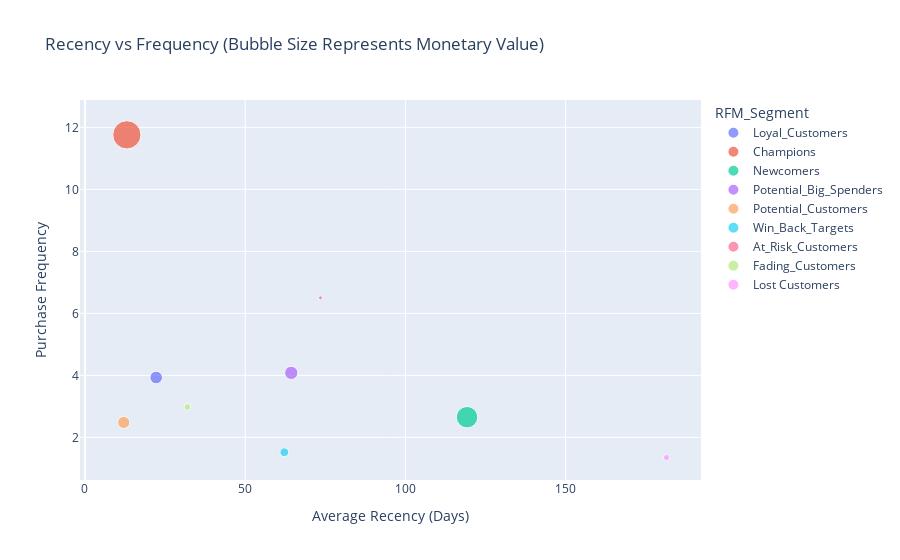

Notebook cell for this chart:
### Code cell
# Creating the second plot: Recency vs. Frequency with size representing Monetary
fig2 = px.scatter(
    rfm_summary,
    x="Recency",
    y="Frequency",
    size="Monetary",
    color="RFM_Segment",
    title="Recency vs Frequency (Bubble Size Represents Monetary Value)",
    labels={"Recency": "Average Recency (Days)", "Frequency": "Purchase Frequency"},
    hover_name="RFM_Segment",
)
fig2.show()

### Figure 1 — Plotly figure (JSON) as saved in the notebook; plotly's stock layout.template omitted (floating-point values rounded to 4 significant figures)
{"data": [{"hovertemplate": "<b>%{hovertext}</b><br><br>RFM_Segment=Loyal_Customers<br>Average Recency (Days)=%{x}<br>Purchase Frequency=%{y}<br>Monetary=%{marker.size}<extra></extra>", "hovertext": ["Loyal_Customers"], "legendgroup": "Loyal_Customers", "marker": {"color": "#636efa", "size": [1287.0], "sizemode": "area", "sizeref": 16.33, "symbol": "circle"}, "mode": "markers", "name": "Loyal_Customers", "orientation": "v", "showlegend": true, "type": "scatter", "x": [22.22], "xaxis": "x", "y": [3.93], "yaxis": "y"}, {"hovertemplate": "<b>%{hovertext}</b><br><br>RFM_Segment=Champions<br>Average Recency (Days)=%{x}<br>Purchase Frequency=%{y}<br>Monetary=%{marker.size}<extra></extra>", "hovertext": ["Champions"], "legendgroup": "Champions", "marker": {"color": "#EF553B", "size": [6531.0], "sizemode": "area", "sizeref": 16.33, "symbol": "circle"}, "mode": "markers", "name": "Champions", "orientation": "v", "showlegend": true, "type": "scatter", "x": [13.07], "xaxis": "x", "y": [11.76], "yaxis": "y"}, {"hovertemplate": "<b>%{hovertext}</b><br><br>RFM_Segment=Newcomers<br>Average Recency (Days)=%{x}<br>Purchase Frequency=%{y}<br>Monetary=%{marker.size}<extra></extra>", "hovertext": ["Newcomers"], "legendgroup": "Newcomers", "marker": {"color": "#00cc96", "size": [3765.0], "sizemode": "area", "sizeref": 16.33, "symbol": "circle"}, "mode": "markers", "name": "Newcomers", "orientation": "v", "showlegend": true, "type": "scatter", "x": [119.2], "xaxis": "x", "y": [2.65], "yaxis": "y"}, {"hovertemplate": "<b>%{hovertext}</b><br><br>RFM_Segment=Potential_Big_Spenders<br>Average Recency (Days)=%{x}<br>Purchase Frequency=%{y}<br>Monetary=%{marker.size}<extra></extra>", "hovertext": ["Potential_Big_Spenders"], "legendgroup": "Potential_Big_Spenders", "marker": {"color": "#ab63fa", "size": [1439.0], "sizemode": "area", "sizeref": 16.33, "symbol": "circle"}, "mode": "markers", "name": "Potential_Big_Spenders", "orientation": "v", "showlegend": true, "type": "scatter", "x": [64.38], "xaxis": "x", "y": [4.08], "yaxis": "y"}, {"hovertemplate": "<b>%{hovertext}</b><br><br>RFM_Segment=Potential_Customers<br>Average Recency (Days)=%{x}<br>Purchase Frequency=%{y}<br>Monetary=%{marker.size}<extra></extra>", "hovertext": ["Potential_Customers"], "legendgroup": "Potential_Customers", "marker": {"color": "#FFA15A", "size": [1205.0], "sizemode": "area", "sizeref": 16.33, "symbol": "circle"}, "mode": "markers", "name": "Potential_Customers", "orientation": "v", "showlegend": true, "type": "scatter", "x": [12.1], "xaxis": "x", "y": [2.48], "yaxis": "y"}, {"hovertemplate": "<b>%{hovertext}</b><br><br>RFM_Segment=Win_Back_Targets<br>Average Recency (Days)=%{x}<br>Purchase Frequency=%{y}<br>Monetary=%{marker.size}<extra></extra>", "hovertext": ["Win_Back_Targets"], "legendgroup": "Win_Back_Targets", "marker": {"color": "#19d3f3", "size": [630.6], "sizemode": "area", "sizeref": 16.33, "symbol": "circle"}, "mode": "markers", "name": "Win_Back_Targets", "orientation": "v", "showlegend": true, "type": "scatter", "x": [62.22], "xaxis": "x", "y": [1.52], "yaxis": "y"}, {"hovertemplate": "<b>%{hovertext}</b><br><br>RFM_Segment=At_Risk_Customers<br>Average Recency (Days)=%{x}<br>Purchase Frequency=%{y}<br>Monetary=%{marker.size}<extra></extra>", "hovertext": ["At_Risk_Customers"], "legendgroup": "At_Risk_Customers", "marker": {"color": "#FF6692", "size": [135.6], "sizemode": "area", "sizeref": 16.33, "symbol": "circle"}, "mode": "markers", "name": "At_Risk_Customers", "orientation": "v", "showlegend": true, "type": "scatter", "x": [73.5], "xaxis": "x", "y": [6.5], "yaxis": "y"}, {"hovertemplate": "<b>%{hovertext}</b><br><br>RFM_Segment=Fading_Customers<br>Average Recency (Days)=%{x}<br>Purchase Frequency=%{y}<br>Monetary=%{marker.size}<extra></extra>", "hovertext": ["Fading_Customers"], "legendgroup": "Fading_Customers", "marker": {"color": "#B6E880", "size": [353.9], "sizemode": "area", "sizeref": 16.33, "symbol": "circle"}, "mode": "markers", "name": "Fading_Customers", "orientation": "v", "showlegend": true, "type": "scatter", "x": [31.96], "xaxis": "x", "y": [2.98], "yaxis": "y"}, {"hovertemplate": "<b>%{hovertext}</b><br><br>RFM_Segment=Lost Customers<br>Average Recency (Days)=%{x}<br>Purchase Frequency=%{y}<br>Monetary=%{marker.size}<extra></extra>", "hovertext": ["Lost Customers"], "legendgroup": "Lost Customers", "marker": {"color": "#FF97FF", "size": [320.3], "sizemode": "area", "sizeref": 16.33, "symbol": "circle"}, "mode": "markers", "name": "Lost Customers", "orientation": "v", "showlegend": true, "type": "scatter", "x": [181.5], "xaxis": "x", "y": [1.35], "yaxis": "y"}], "layout": {"legend": {"itemsizing": "constant", "title": {"text": "RFM_Segment"}, "tracegroupgap": 0}, "title": {"text": "Recency vs Frequency (Bubble Size Represents Monetary Value)"}, "xaxis": {"anchor": "y", "domain": [0, 1], "title": {"text": "Average Recency (Days)"}}, "yaxis": {"anchor": "x", "domain": [0, 1], "title": {"text": "Purchase Frequency"}}}}
